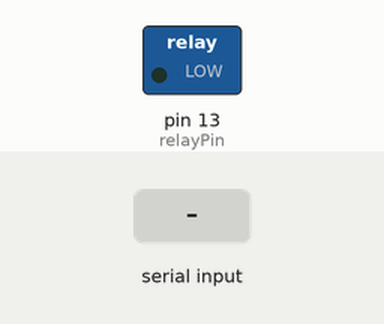
Bench run of a sketch on a simulated Arduino Uno, built with avr-gcc and run on an emulated ATmega328P. Shown: switched loads named in the sketch (green lamp = pin HIGH). The inputs (shaded band) are chosen by the test bench.

Above: at 1.8 s.
1.9 s: "1" received over the second serial link
At 3.0 s:
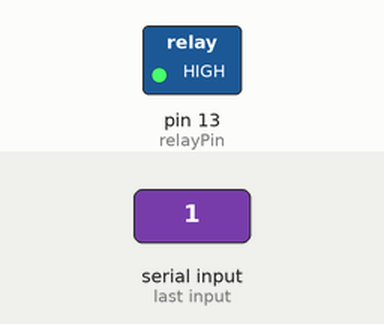
3.5 s: "0" received over the second serial link
At 4.1 s:
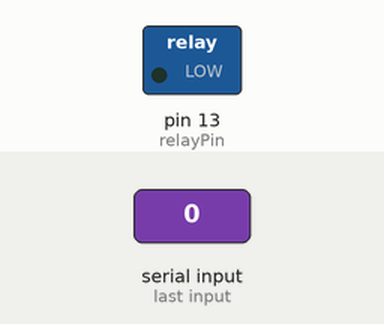
Timing chart, 0 to 6.5 s (numbered marks = the images above; inputs shaded):
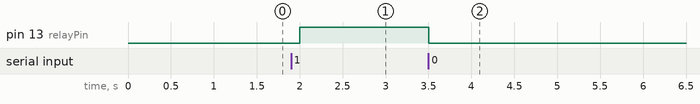

The sketch:

relay.ino
```cpp
#include <SoftwareSerial.h>

SoftwareSerial btSerial(10, 11);
const int relayPin=13;
char dataFromBT = '0';

void setup() {
  Serial.begin(9600);

  // The data rate for the SoftwareSerial port needs to
  // match the data rate for your bluetooth board.
  btSerial.begin(9600);
  pinMode(relayPin, OUTPUT);
}

void loop() {
  if (btSerial.available())
    dataFromBT = btSerial.read();

  if (dataFromBT == '0') {
    // Turn off Relay
    digitalWrite(relayPin,LOW);
  } else if (dataFromBT == '1') {
    // Turn on Relay
    digitalWrite(relayPin, HIGH);
  }
   delay(500);
}
```

Measured:
- after the input at 1.9 s, pin 13 (relayPin): LOW → HIGH after 0.10 s
- after the input at 3.5 s, pin 13 (relayPin): HIGH → LOW at once
